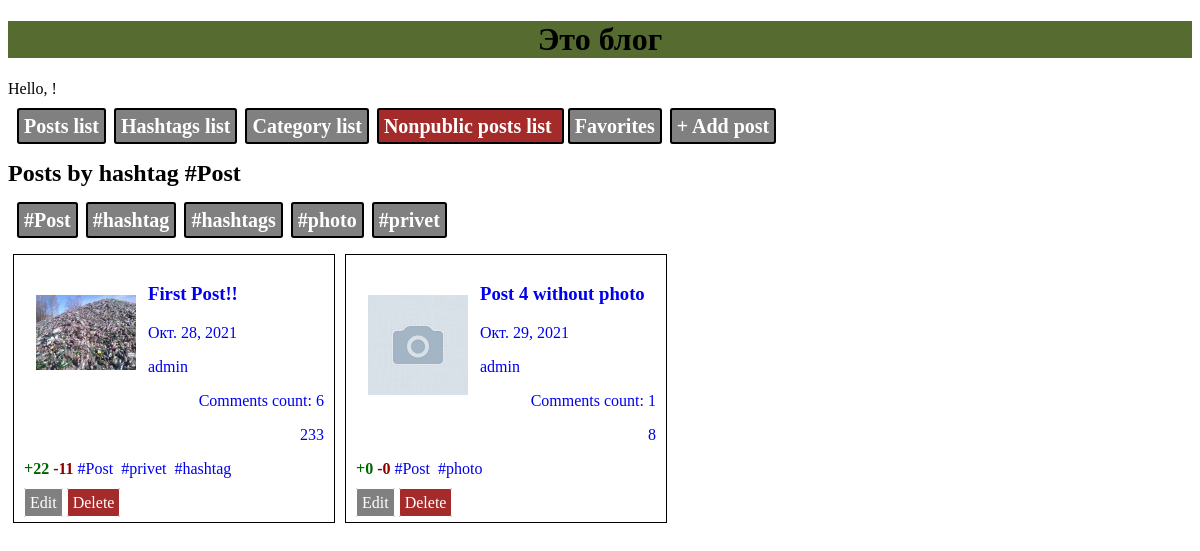
Page /post/hashtag/#Post on the earlier database version.
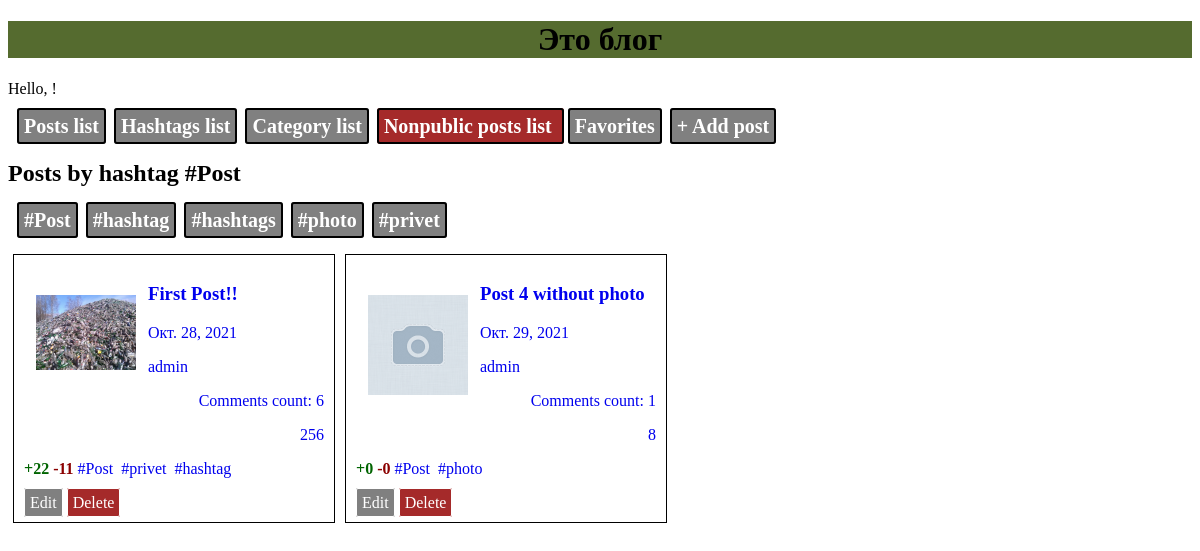
Same page on the later database version.
### blog/models.py (models this page shows, shortened)
class Post(models.Model):
    title = models.CharField(max_length=128)
    image = models.ImageField(upload_to='images/', null=True, blank=True)
    text = models.TextField()
    created_date = models.DateTimeField(auto_now_add=True)
    author = models.ForeignKey(User, on_delete=models.CASCADE)
    count_view = models.PositiveIntegerField(default=0)
    like = models.PositiveIntegerField(default=0)
    dislike = models.PositiveIntegerField(default=0)
    public = models.BooleanField(default=False)
    hashtags = models.ManyToManyField(Hashtag, related_name='posts')
    category = models.ForeignKey(Category, on_delete=models.CASCADE, null=True, blank=True, related_name='posts')
    favorites = models.ManyToManyField(User, related_name='favorites_posts')

### blog/views.py (the view)
# urls.py: path('hashtag/<str:ht_tag>', views.post_list_tag, name='post_list_tag'),
def post_list_tag(request, ht_tag):
    posts = Post.objects.filter(hashtags__tag=ht_tag, public=True)
    hashtags = (Hashtag.objects
                .values('tag')
                .annotate(tag_count=Count('posts'))
                .filter(tag_count__gt=0)
                .order_by('-tag_count')
                )
    hashtag = Hashtag.objects.get(tag=ht_tag)
    return render(request, 'blog/post_list_tag.html', {'posts': posts, 'hashtags': hashtags, 'hashtag': hashtag})

### blog/templates/blog/post_list_tag.html
{% extends 'blog/base.html' %}
{% block content %}
    <div>
        <h2>Posts by hashtag {{hashtag.tag}}</h2>
    </div>
    <div class="menublock">
        {% for hashtag in hashtags %}
            <a class="btn" href="{% url 'post_list_tag' hashtag.tag %}">{{hashtag.tag}}</a>
        {% endfor %}
    </div>
    {% for post in posts %}
<div class="postlst">
        <div style="border: 1px solid; margin: 5px; padding: 10px; width: 300px">
            <a href="{% url 'post_detail' post_pk=post.pk %}">
                {%if post.image %}
                    <img src="{{ post.image.url }}" style="margin: 12px; border: 0px; float: left;  max-width: 100px; max-height: 100px;">
                {% else %}
                    <img src="/media/images/default/nophoto.png" style="margin: 12px; border: 0px; float: left;  max-width: 100px; max-height: 100px;">
                {% endif %}
                <div><h3>{{post.title}}</h3></div>
                <div><p>{{post.created_date.date}}</p></div>
                <div><p>{{post.author}}</p></div>
                <div style="text-align: right"><p>Comments count: {{post.comments.count}}</p></div>
                <div style="text-align: right"><p>{{post.count_view}}</p></div>
            </a>
            <div>
                <p>
                    <b  style="color: darkgreen;">+{{post.like}}</b>
                    <b  style="color: darkred;">-{{post.dislike}}</b>
                    {% for hashtag in post.hashtags.all %}
                    <a href="{% url 'post_list_tag' hashtag.tag %}">{{hashtag.tag}}&nbsp;</a>
                    {% endfor %}
                </p>
            </div>
            <a href="{% url 'edit_post' post_pk=post.pk %}" style="border: 1px solid; background-color: gray;border-radius: 2px; padding: 5px; color: white">Edit</a>
            <a href="{% url 'del_post' post_pk=post.pk %}" style="border: 1px solid; background-color: brown;border-radius: 2px; padding: 5px; color: white">Delete</a>
        </div>
    {% endfor %}
</div>
{% endblock %}

Differences in the rows shown:
changed Post "First Post!!": count_view "233" → "256"
